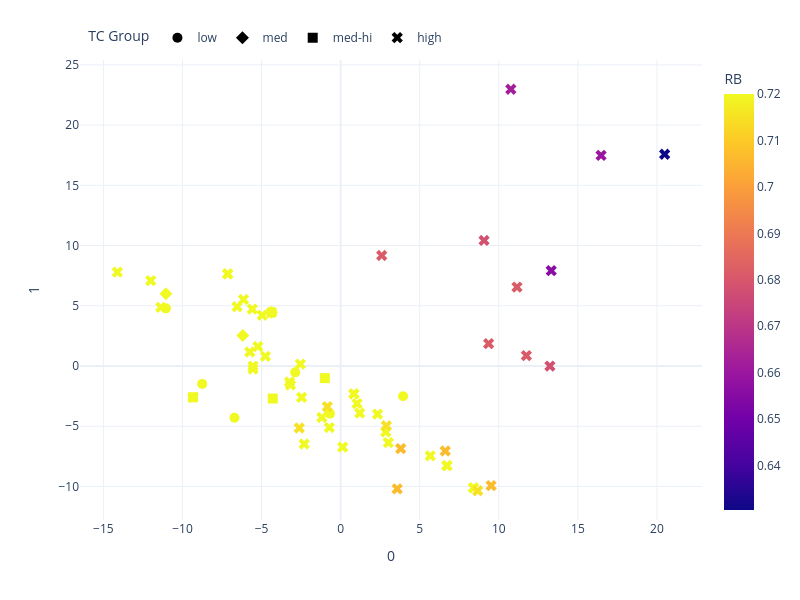

Notebook cell for this chart:
### Code cell
PCA_plotter(plot_df_ss, 'RB', model_name, save=False)

### Figure 1 — Plotly figure (JSON) as saved in the notebook; plotly's stock layout.template omitted (floating-point values rounded to 4 significant figures; data arrays with more than 128 entries replaced by an {"elided": "..."} marker saying what was removed)
{"data": [{"customdata": [[1.069, 0.72, 154.9, 91.22, 1.132, 1.58], [1.093, 0.72, 148.1, 91.22, 0.7499, 1.47], [1.102, 0.72, 146.1, 91.22, 1.282, 1.52], [1.07, 0.72, 152.8, 91.22, 1.034, 1.45], [1.068, 0.72, 153.4, 91.22, 0.8014, 1.36], [1.106, 0.72, 149.4, 91.22, 0.7324, 1.4]], "hovertemplate": "<b>%{hovertext}</b><br><br>TC Group=low<br>0=%{x}<br>1=%{y}<br>RA=%{customdata[0]}<br>RB=%{marker.color}<br>MA=%{customdata[2]}<br>MB=%{customdata[3]}<br>Entropy_conf=%{customdata[4]}<br>Target TC=%{customdata[5]}<extra></extra>", "hovertext": ["*La0.53Gd0.53Dy0.95Zr2.00O7.00", "*Dy0.67Pr1.33Zr2.00O7.00", "*Nd0.70Sm0.09Eu0.70Ce0.52Zr2.00O7.00", "*Eu0.20Ho0.90Pr0.90Zr2.00O7.00", "*Nd1.00Dy1.00Zr2.00O7.00", "*La1.38Yb0.62Zr2.00O7.00"], "legendgroup": "low", "marker": {"color": [0.72, 0.72, 0.72, 0.72, 0.72, 0.72], "coloraxis": "coloraxis", "size": 10, "symbol": "circle"}, "mode": "markers", "name": "low", "orientation": "v", "showlegend": true, "type": "scatter", "x": [-0.6774, -8.755, -2.873, -6.712, -11.05, 3.948], "xaxis": "x", "y": [-3.957, -1.486, -0.5289, -4.294, 4.785, -2.508], "yaxis": "y"}, {"customdata": [[1.078, 0.72, 151.0, 91.22, 1.123, 1.73], [1.081, 0.72, 150.7, 91.22, 1.084, 1.67], [1.143, 0.72, 140.1, 91.22, 0.1713, 1.71]], "hovertemplate": "<b>%{hovertext}</b><br><br>TC Group=med<br>0=%{x}<br>1=%{y}<br>RA=%{customdata[0]}<br>RB=%{marker.color}<br>MA=%{customdata[2]}<br>MB=%{customdata[3]}<br>Entropy_conf=%{customdata[4]}<br>Target TC=%{customdata[5]}<extra></extra>", "hovertext": ["*Nd0.86Sm0.76Er0.38Zr2.00O7.00", "*Nd0.86Sm0.29Gd0.86Zr2.00O7.00", "*Ce2.00Zr2.00O7.00"], "legendgroup": "med", "marker": {"color": [0.72, 0.72, 0.72], "coloraxis": "coloraxis", "size": 10, "symbol": "diamond"}, "mode": "markers", "name": "med", "orientation": "v", "showlegend": true, "type": "scatter", "x": [-11.05, -6.189, -4.369], "xaxis": "x", "y": [6.001, 2.526, 4.457], "yaxis": "y"}, {"customdata": [[1.126, 0.72, 140.9, 91.22, 0.1713, 1.97], [1.095, 0.72, 148.2, 91.22, 1.314, 1.9], [1.083, 0.72, 149.9, 91.22, 1.494, 1.97]], "hovertemplate": "<b>%{hovertext}</b><br><br>TC Group=med-hi<br>0=%{x}<br>1=%{y}<br>RA=%{customdata[0]}<br>RB=%{marker.color}<br>MA=%{customdata[2]}<br>MB=%{customdata[3]}<br>Entropy_conf=%{customdata[4]}<br>Target TC=%{customdata[5]}<extra></extra>", "hovertext": ["*Pr2.00Zr2.00O7.00", "*Gd0.63Dy0.21Pr0.84Ce0.32Zr2.00O7.00", "*Sm0.58Gd0.33Eu0.67Pr0.08Ce0.33Zr2.00O7.00"], "legendgroup": "med-hi", "marker": {"color": [0.72, 0.72, 0.72], "coloraxis": "coloraxis", "size": 10, "symbol": "square"}, "mode": "markers", "name": "med-hi", "orientation": "v", "showlegend": true, "type": "scatter", "x": [-9.341, -4.292, -0.9994], "xaxis": "x", "y": [-2.598, -2.701, -1.007], "yaxis": "y"}, {"customdata": {"elided": "55x6 float values"}, "hovertemplate": "<b>%{hovertext}</b><br><br>TC Group=high<br>0=%{x}<br>1=%{y}<br>RA=%{customdata[0]}<br>RB=%{marker.color}<br>MA=%{customdata[2]}<br>MB=%{customdata[3]}<br>Entropy_conf=%{customdata[4]}<br>Target TC=%{customdata[5]}<extra></extra>", "hovertext": ["*Sm2.00Zr2.00O7.00", "*Sm1.38Eu0.15Dy0.46Zr2.00O7.00", "*Sm1.33Gd0.44Dy0.22Zr2.00O7.00", "*Sm0.86Dy0.29Ce0.86Zr2.00O7.00", "*La0.62Y0.34Er0.28Pr0.28Ce0.48Zr2.00O7.00", "*La1.00Sm0.25Eu0.75Zr2.00O7.00", "*Sm0.18Er0.18Ce1.64Zr2.00O7.00", "*Eu0.53Y0.53Pr0.95Zr2.00O7.00", "*Pr2.00Zr2.00O7.00", "*Ce2.00Zr2.00O7.00", "*La1.12Nd0.38Er0.50Zr2.00O7.00", "*La1.33Sm0.67Zr2.00O7.00", "*La2.00Zr2.00O7.00", "*Ce2.00Zr2.00O7.00", "*Nd1.45Sm0.18Ce0.36Zr2.00O7.00", "*La1.14Nd0.14Pr0.71Zr2.00O7.00", "*Tm0.42Ho0.42Er0.21Ce0.95Zr2.00O7.00", "*Nd0.86Sm0.57Pr0.57Zr2.00O7.00", "*La0.84Y0.32Ce0.84Zr2.00O7.00", "*Sm0.24Tm0.72Pr0.40Ce0.64Zr2.00O7.00", "*La0.09Y0.78Dy0.26Pr0.17Ce0.70Zr2.00O7.00", "*Gd1.33Ce0.67Zr2.00O7.00", "*Nd0.92Gd1.08Zr2.00O7.00", "*Eu2.00Zr2.00O7.00", "*Sm0.10Gd0.70Ho0.60Ce0.60Zr2.00O7.00", "*Gd1.33Ce0.67Zr2.00O7.00", "*Eu0.80Tm0.40Ce0.80Zr2.00O7.00", "*La0.56Gd1.00Y0.44Zr2.00O7.00", "*Eu1.08Ho0.15Ce0.77Zr2.00O7.00", "*La0.20Sm0.20Ho0.53Pr0.47Ce0.60Zr2.00O7.00", "*Eu0.55Dy0.55Er0.30Pr0.06Ce0.55Zr2.00O7.00", "*Eu2.00Zr2.00O7.00", "*Nd0.18Gd0.36Pr0.73Ce0.73Zr2.00O7.00", "*Nd2.00Zr2.00O7.00", "La2Zr2O7", "Sm2Zr2O7", "La2(Zr1/2Hf1/2)2O7", "Sm2(Zr1/4Hf1/4Sn1/4Ti1/4)2O7", "Gd2(Zr1/4Hf1/4Sn1/4Ti1/4)2O7", "(Sm1/2Gd1/2)2(Zr1/3Hf1/3Ti1/3)2O7", "(Gd1/2Eu1/2)2(Zr1/3Hf1/3Ti1/3)2O7", "(La1/2Pr1/2)2(Zr1/3Hf1/3Sn1/3)2O7", "(Gd1/2Eu1/2)2(Zr1/3Hf1/3Sn1/3)2O7", "(La1/3Nd1/3Pr1/3)2(Zr1/2Hf1/2)2O7", "(Sm1/3Gd1/3Eu1/3)2(Zr1/2Hf1/2)2O7", "(Sm1/3Gd1/3Eu1/3)2(Zr1/3Hf1/3Sn1/3)2O7", "(Sm1/3Gd1/3Eu1/3)2(Zr1/4Hf1/4Sn1/4Ti1/4)2O7", "(Sm1/4Gd1/4Eu1/4Yb1/4)2(Zr1/4Hf1/4Sn1/4Ti1/4)2O7", "(Sm1/3Gd1/3Eu1/3)2(Zr1/6Hf1/6Sn1/6Ti1/2)2O7", "(Sm1/3Gd1/3Eu1/3)2(Zr1/12Hf1/12Sn1/12Ti3/4)2O7", "(Sm1/4Gd1/4Eu1/4Yb1/4)2(Zr1/4Hf1/4Ti1/2)2O7", "(Sm3/4Yb1/4)2(Zr1/2Ti1/2)2O7", "(La1/5Nd1/5Sm1/5Eu1/5Ce1/5)2Zr2O7", "(La1/7Nd1/7Sm1/7Gd1/7Eu1/7Pr1/7Ce1/7)2(Zr1/2Hf1/2)2O7", "(La1/7Nd1/7Sm1/7Gd1/7Eu1/7Pr1/7Ce1/7)2(Zr1/3Hf1/3Sn1/3)2O7"], "legendgroup": "high", "marker": {"color": [0.72, 0.72, 0.72, 0.72, 0.72, 0.72, 0.72, 0.72, 0.72, 0.72, 0.72, 0.72, 0.72, 0.72, 0.72, 0.72, 0.72, 0.72, 0.72, 0.72, 0.72, 0.72, 0.72, 0.72, 0.72, 0.72, 0.72, 0.72, 0.72, 0.72, 0.72, 0.72, 0.72, 0.72, 0.72, 0.72, 0.715, 0.6813, 0.6813, 0.6783, 0.6783, 0.7067, 0.7067, 0.715, 0.715, 0.7067, 0.6813, 0.6813, 0.6558, 0.6304, 0.66, 0.6625, 0.72, 0.715, 0.7067], "coloraxis": "coloraxis", "size": 10, "symbol": "x"}, "mode": "markers", "name": "high", "orientation": "v", "showlegend": true, "type": "scatter", "x": [-7.144, -6.545, -5.587, -6.145, -1.184, 5.666, -4.955, -2.303, -9.341, -4.369, -0.7163, 2.33, 6.72, -4.369, -12.01, 0.1283, -5.748, -11.37, 1.205, -5.231, -3.23, 0.836, -4.758, 8.399, -3.174, 0.8358, 1.037, 3.013, 2.851, -5.545, -2.465, 8.399, -5.541, -14.12, 6.72, -7.144, 8.667, 2.597, 11.74, 9.066, 13.23, 3.574, 9.515, -2.617, 2.89, 6.614, 9.355, 11.15, 13.31, 20.49, 16.47, 10.76, -2.547, -0.8433, 3.796], "xaxis": "x", "y": [7.65, 4.918, 4.724, 5.52, -4.278, -7.459, 4.21, -6.474, -2.598, 4.457, -5.11, -4.0, -8.273, 4.457, 7.092, -6.732, 1.159, 4.871, -3.91, 1.621, -1.328, -2.308, 0.8055, -10.12, -1.579, -2.32, -3.122, -6.365, -5.482, -0.2472, -2.611, -10.12, -0.01071, 7.793, -8.273, 7.65, -10.36, 9.176, 0.8625, 10.42, -0.004281, -10.2, -9.931, -5.147, -4.961, -7.058, 1.863, 6.553, 7.917, 17.58, 17.48, 22.98, 0.1605, -3.377, -6.862], "yaxis": "y"}], "layout": {"coloraxis": {"cmax": 0.72, "cmin": 0.6304, "colorbar": {"title": {"text": "RB"}}, "colorscale": [[0, "#0d0887"], [0.1111, "#46039f"], [0.2222, "#7201a8"], [0.3333, "#9c179e"], [0.4444, "#bd3786"], [0.5556, "#d8576b"], [0.6667, "#ed7953"], [0.7778, "#fb9f3a"], [0.8889, "#fdca26"], [1, "#f0f921"]]}, "height": 600, "legend": {"orientation": "h", "title": {"text": "TC Group"}, "tracegroupgap": 0, "x": 0.01, "xanchor": "left", "y": 1.08, "yanchor": "top"}, "margin": {"t": 60}, "width": 800, "xaxis": {"anchor": "y", "domain": [0, 1], "title": {"text": "0"}}, "yaxis": {"anchor": "x", "domain": [0, 1], "title": {"text": "1"}}}}
